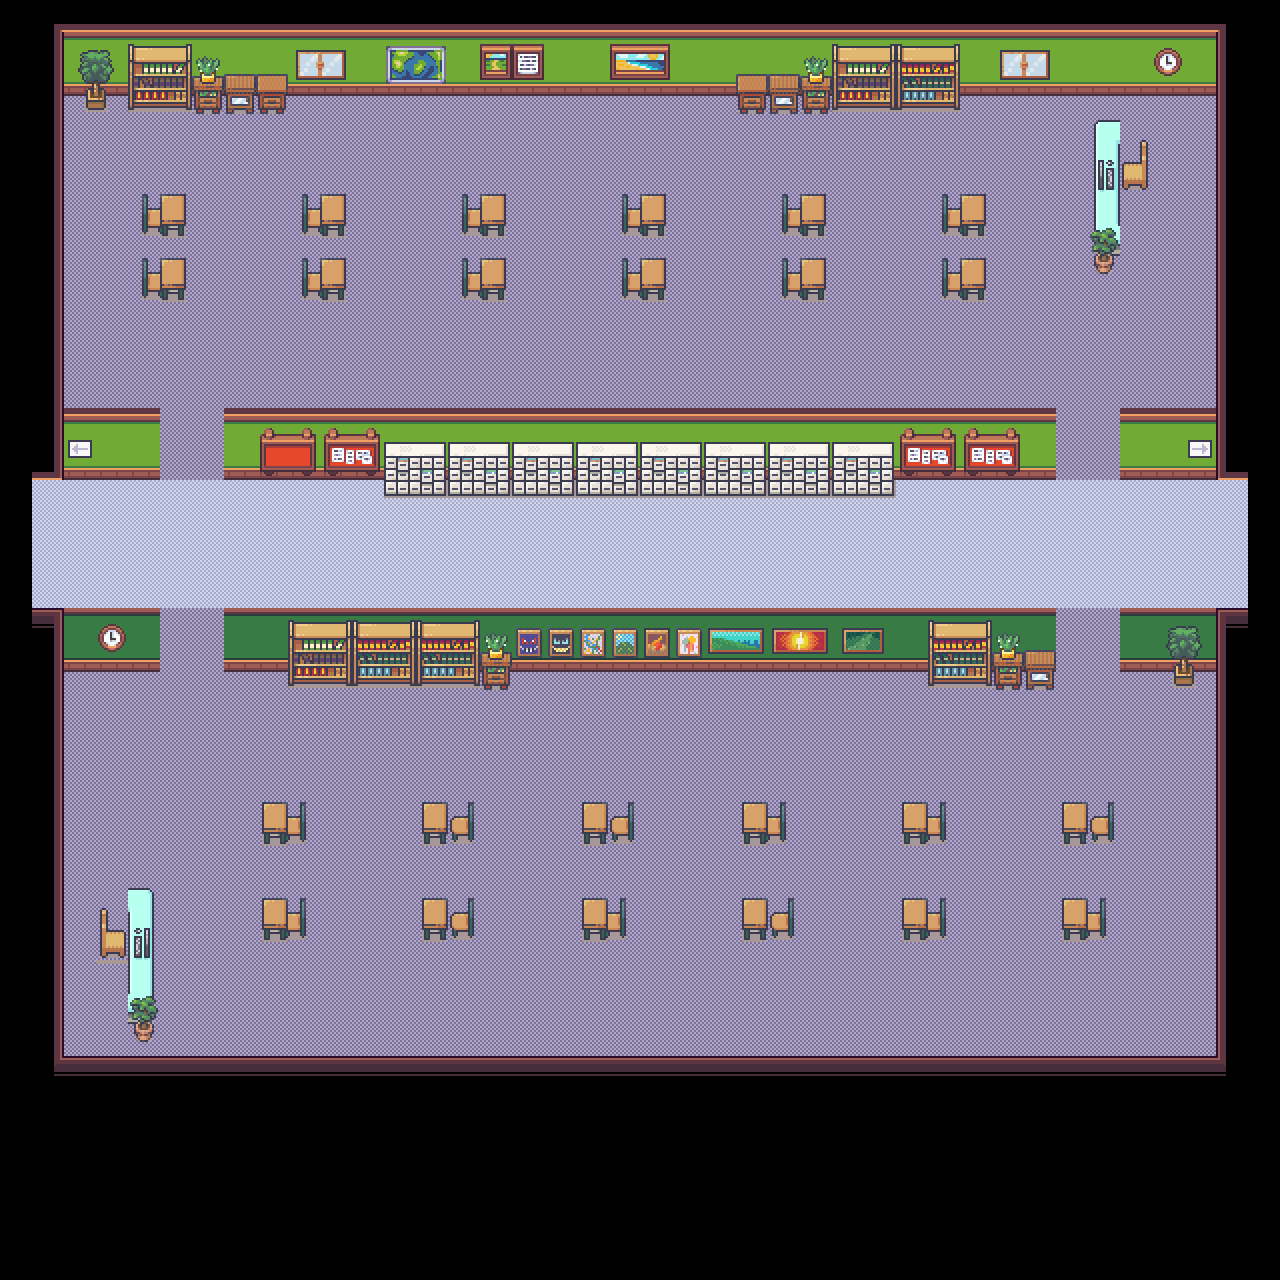

A 2D game scene composited from a Tiled map and its tileset images. What follows is a short description and the map's XML, with each tile layer's data collapsed to a summary:
An orthogonal 40x40 tile map with 32x32 px tiles, 4 tile layers (groundLayer, frameLayer, furnitureLayer, itemLayer), 4 tilesets.

<map version="1.5" tiledversion="1.7.2" orientation="orthogonal" renderorder="right-down" width="40" height="40" tilewidth="32" tileheight="32" infinite="0" nextlayerid="5" nextobjectid="1">
 <editorsettings>
  <export target="blockD_room.json" format="json" />
 </editorsettings>
 <tileset firstgid="1" name="atlas32x32" tilewidth="32" tileheight="32" tilecount="768" columns="48">
  <image source="atlas32x32.png" width="1536" height="512" />
 </tileset>
 <tileset firstgid="769" name="interior32x32" tilewidth="32" tileheight="32" tilecount="256" columns="16">
  <image source="interior32x32.png" width="512" height="512" />
 </tileset>
 <tileset firstgid="1025" name="mordern32x32" tilewidth="32" tileheight="32" tilecount="1424" columns="16">
  <image source="mordern32x32.png" width="512" height="2848" />
 </tileset>
 <tileset firstgid="2449" name="raffleskl" tilewidth="32" tileheight="32" tilecount="696" columns="12">
  <image source="raffleskl.png" width="384" height="1886" />
 </tileset>
 <layer id="2" name="groundLayer" width="40" height="40">
  <data>[1600 cells, 1025 non-empty, 2 distinct tile ids]</data>
 </layer>
 <layer id="1" name="frameLayer" width="40" height="40">
  <data>[1600 cells, 364 non-empty, 16 distinct tile ids]</data>
 </layer>
 <layer id="3" name="furnitureLayer" width="40" height="40">
  <data>[1600 cells, 111 non-empty, 26 distinct tile ids]</data>
 </layer>
 <layer id="4" name="itemLayer" width="40" height="40">
  <data>[1600 cells, 197 non-empty, 87 distinct tile ids]</data>
 </layer>
</map>
